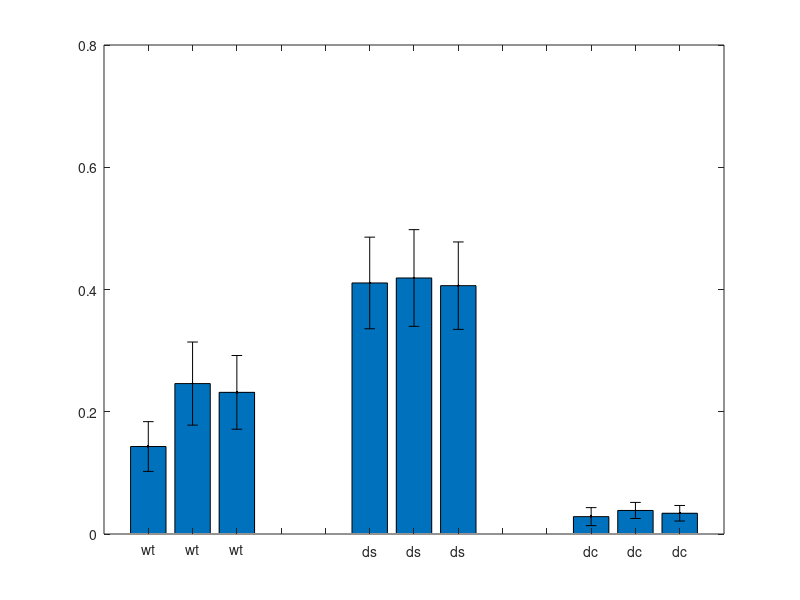

The MATLAB script that drew this image:
load('signal.mat');


data=[mean(signal(1).("wt")),mean(signal(3).("wt")),mean(signal(2).("wt")),0,0,mean(signal(1).("ds")),mean(signal(3).("ds")),mean(signal(2).("ds")),0,0,mean(signal(1).("dc")),mean(signal(3).("dc")),mean(signal(2).("dc"))];
x=1:13;
bar(x,data);

err= [std(signal(1).("wt")),std(signal(3).("wt")),std(signal(2).("wt")),0,0,std(signal(1).("ds")),std(signal(3).("ds")),std(signal(2).("ds")),0,0,std(signal(1).("dc")),std(signal(3).("dc")),std(signal(2).("dc"))];

hold on;
er = errorbar(x,data,err,"k.");    

ylim([0,0.8])

set(gca, 'XTickLabel', {'wt' 'wt','wt','','','ds' 'ds','ds','','','dc' 'dc','dc'})

%%
[h,p]=ttest(signal(1).("wt"),signal(3).("wt"))
[h,p]=ttest(signal(1).("ds"),signal(3).("ds"))
[h,p]=ttest(signal(1).("dc"),signal(3).("dc"))
[h,p]=ttest(signal(1).("wt")./signal(3).("wt"),signal(1).("ds")./signal(3).("ds"))
[h,p]=ttest(signal(1).("wt")./signal(3).("wt"),signal(1).("dc")./signal(3).("dc"))



